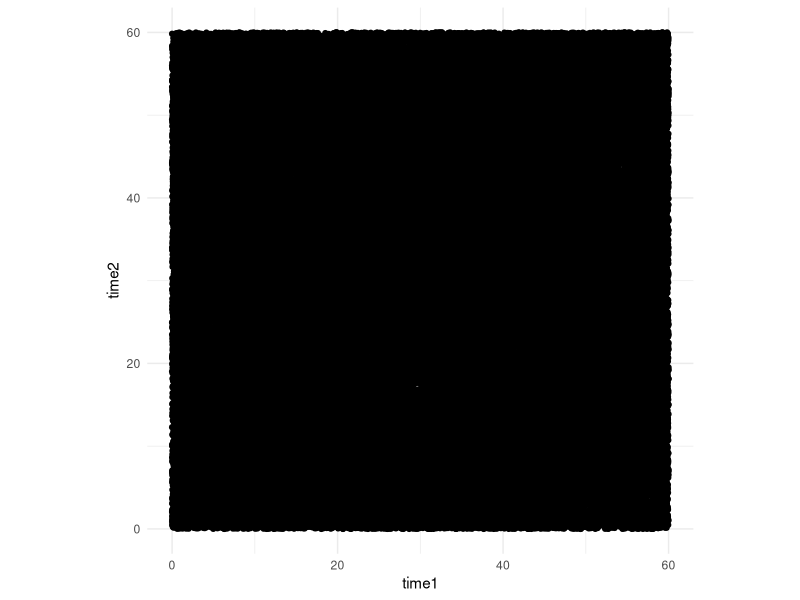

Generate this figure with R:
## ---- chunk 1
library(tidyverse)
library(cowplot)
## ---- chunk 2
library(tidyverse)

#Set number of iterations/simulations
N <- 100000

#Generate random arrival times
time1 <- runif(N, 0, 60)
time2 <- runif(N, 0, 60)

#create data frame for plotting
df2 <- data.frame(time1, time2)

df2 <- df2 %>% 
  mutate(diff = time1-time2,
         absdiff = abs(diff))

wait <- 15

df2 <- df2 %>% 
  mutate(meet = if_else(absdiff < wait, TRUE, FALSE))

# ggplot(data = df2, aes(x = time1, y = time2, color = meet)) +
#   geom_point() +
#   scale_color_viridis_d() +
#   theme_minimal() +
#   coord_fixed()

ggplot(data = df2, aes(x = time1, y = time2)) +
  geom_point() +
  #scale_color_viridis_d() +
  theme_minimal() +
  coord_fixed()
